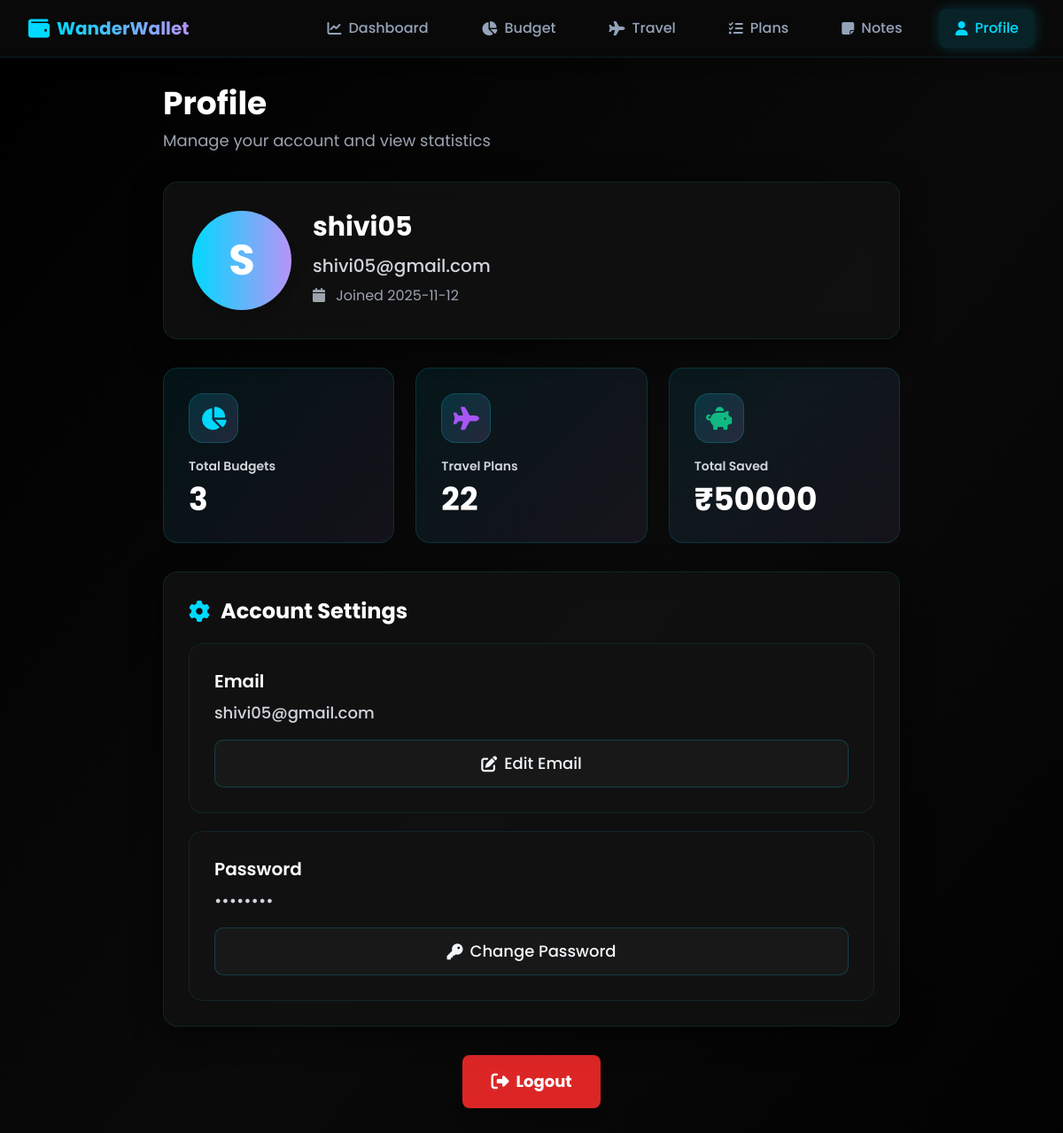
Page /profile (signed in) on the committed database.
### tables this page shows
CREATE TABLE users (
                id INTEGER PRIMARY KEY AUTOINCREMENT,
                username TEXT UNIQUE NOT NULL,
                email TEXT UNIQUE NOT NULL,
                password TEXT NOT NULL,
                created_at TIMESTAMP DEFAULT CURRENT_TIMESTAMP
            );

### app.py (the view)
@app.route('/profile')
@login_required
def profile():
    db = get_db()
    user = db.execute('SELECT * FROM users WHERE id = ?', (current_user.id,)).fetchone()
    total_budgets = db.execute('SELECT COUNT(*) as count FROM budgets WHERE user_id = ?',
                               (current_user.id,)).fetchone()['count']
    total_trips = db.execute('SELECT COUNT(*) as count FROM travel_plans WHERE user_id = ?',
                            (current_user.id,)).fetchone()['count']
    total_saved = db.execute('SELECT SUM(savings) as total FROM budgets WHERE user_id = ?',
                            (current_user.id,)).fetchone()['total'] or 0
    db.close()
    return render_template('profile.html',
                         user=user,
                         total_budgets=total_budgets,
                         total_trips=total_trips,
                         total_saved=total_saved)

### app.py (called while the page is built)
def get_db():
    conn = sqlite3.connect(DATABASE)
    conn.row_factory = sqlite3.Row
    return conn

@login_manager.user_loader
def load_user(user_id):
    db = get_db()
    user = db.execute('SELECT * FROM users WHERE id = ?', (user_id,)).fetchone()
    db.close()
    if user:
        return User(user['id'], user['username'], user['email'])
    return None

### templates/profile.html (shortened to what this page needs)
{% extends "base.html" %}
{% block content %}
<div class="min-h-screen bg-gradient-to-br from-dark-primary via-dark-secondary to-dark-primary py-8">
    <div class="max-w-4xl mx-auto px-4 sm:px-6 lg:px-8">
        <div class="mb-6 md:mb-8">
            <h1 class="text-3xl md:text-4xl font-bold mb-2 text-white">Profile</h1>
            <p class="text-gray-400 text-base md:text-lg">Manage your account and view statistics</p>
        </div>
        <div class="glass-card p-5 sm:p-6 md:p-8 mb-6 md:mb-8">
            <div class="flex flex-col items-center sm:flex-row sm:items-start">
                <div class="profile-avatar w-20 h-20 sm:w-24 sm:h-24 md:w-28 md:h-28 rounded-full bg-gradient-to-r from-teal-primary to-purple-primary flex items-center justify-center text-3xl sm:text-4xl md:text-5xl font-bold text-white mb-4 sm:mb-0 sm:mr-6 shadow-lg">
                    {{ user.username[0]|upper }}
                </div>
                <div class="text-center sm:text-left flex-1 w-full">
                    <h2 class="text-2xl sm:text-2xl md:text-3xl font-bold text-white mb-2 md:mb-3">{{ user.username }}</h2>
                    <p class="text-gray-300 text-lg sm:text-lg md:text-xl break-all mb-2 font-medium">{{ user.email }}</p>
                    <p class="text-base text-gray-400 mt-2 font-normal">
                        <i class="fas fa-calendar mr-2"></i>
                        Joined {{ user.created_at[:10] }}
                    </p>
                </div>
            </div>
        </div>
        <div class="grid grid-cols-1 sm:grid-cols-2 md:grid-cols-3 gap-5 md:gap-6 mb-6 md:mb-8">
            <div class="stat-card">
                <div class="icon-badge mb-4">
                    <i class="fas fa-chart-pie"></i>
                </div>
                <h3 class="text-gray-300 text-base md:text-sm mb-2 font-semibold">Total Budgets</h3>
                <p class="text-3xl md:text-4xl font-bold text-white">{{ total_budgets }}</p>
            </div>
            <div class="stat-card">
                <div class="icon-badge mb-4" style="color: #a855f7">
                    <i class="fas fa-plane"></i>
                </div>
                <h3 class="text-gray-300 text-base md:text-sm mb-2 font-semibold">Travel Plans</h3>
                <p class="text-3xl md:text-4xl font-bold text-white">{{ total_trips }}</p>
            </div>
            <div class="stat-card">
                <div class="icon-badge mb-4" style="color: #10b981">
                    <i class="fas fa-piggy-bank"></i>
                </div>
                <h3 class="text-gray-300 text-base md:text-sm mb-2 font-semibold">Total Saved</h3>
                <p class="text-3xl md:text-4xl font-bold text-white">₹{{ "%.0f"|format(total_saved) }}</p>
            </div>
        </div>
        <div class="glass-card p-5 sm:p-6 md:p-7 mb-6 md:mb-8">
            <h2 class="text-xl sm:text-2xl md:text-2xl font-bold mb-5 flex items-center text-white">
                <i class="fas fa-cog mr-3 text-teal-primary text-xl md:text-2xl"></i>
                Account Settings
            </h2>
            <div class="space-y-4 md:space-y-5">
                <div class="feature-card">
                    <div class="flex flex-col gap-4">
                        <div class="flex-1">
                            <h3 class="font-semibold text-white text-lg md:text-xl mb-2">Email</h3>
                            <p class="text-base md:text-lg text-gray-300 break-all font-medium" id="currentEmail">{{ user.email }}</p>
                        </div>
                        <button class="btn-secondary text-base md:text-lg px-5 py-3 w-full min-h-[52px]" onclick="openEditEmailModal()">
                            <i class="fas fa-edit mr-2"></i>Edit Email
                        </button>
                    </div>
                </div>
                <div class="feature-card">
                    <div class="flex flex-col gap-4">
                        <div class="flex-1">
                            <h3 class="font-semibold text-white text-lg md:text-xl mb-2">Password</h3>
                            <p class="text-base md:text-lg text-gray-300 font-medium">••••••••</p>
                        </div>
                        <button class="btn-secondary text-base md:text-lg px-5 py-3 w-full min-h-[52px]" onclick="openChangePasswordModal()">
                            <i class="fas fa-key mr-2"></i>Change Password
                        </button>
                    </div>
                </div>
            </div>
        </div>
        <div class="text-center mb-6 md:mb-8 px-2">
            <a href="{{ url_for('logout') }}" class="inline-flex w-full sm:w-auto px-8 py-4 bg-red-600 hover:bg-red-700 text-white font-bold text-lg rounded-lg transition-colors duration-200 shadow-lg hover:shadow-xl min-h-[56px] items-center justify-center">
                <i class="fas fa-sign-out-alt mr-2 text-xl"></i>Logout
            </a>
        </div>
    </div>
</div>
{% endblock %}

### static/css/style.css (style rules this page uses)
.glass-card { background: rgba(18, 18, 18, 0.8); backdrop-filter: blur(16px); border: 1px solid rgba(0, 217, 255, 0.1); border-radius: 1rem; box-shadow: 0 8px 32px 0 rgba(0, 0, 0, 0.6); transition: all 0.4s cubic-bezier(0.4, 0, 0.2, 1); }
.btn-secondary { background: rgba(26, 26, 26, 0.95); color: #f1f5f9; padding: 0.875rem 1.75rem; border-radius: 0.625rem; font-weight: 500; transition: all 0.3s ease; border: 1px solid rgba(0, 217, 255, 0.2); cursor: pointer; display: inline-flex; align-items: center; justify-content: center; }
.stat-card { background: linear-gradient(135deg, rgba(0, 217, 255, 0.08) 0%, rgba(183, 148, 246, 0.08) 100%); border: 1px solid rgba(0, 217, 255, 0.15); border-radius: 1rem; padding: 1.75rem; transition: all 0.4s cubic-bezier(0.4, 0, 0.2, 1); position: relative; overflow: hidden; }
.stat-card::before { content: ''; position: absolute; top: 0; left: 0; right: 0; height: 2px; background: linear-gradient(90deg, #00d9ff, #b794f6); opacity: 0; transition: opacity 0.3s ease; }
.icon-badge { width: 3.5rem; height: 3.5rem; border-radius: 1rem; display: flex; align-items: center; justify-content: center; font-size: 1.625rem; background: linear-gradient(135deg, rgba(0, 217, 255, 0.15) 0%, rgba(183, 148, 246, 0.15) 100%); color: #00d9ff; border: 1px solid rgba(0, 217, 255, 0.2); transition: all 0.3s ease; }
.feature-card { background: rgba(18, 18, 18, 0.9); border: 1px solid rgba(0, 217, 255, 0.1); border-radius: 1rem; padding: 1.75rem; transition: all 0.4s cubic-bezier(0.4, 0, 0.2, 1); }
:root { --bg-primary: #000000; --bg-secondary: #0a0a0a; --bg-accent: #1a1a1a; --bg-card: #121212; --text-primary: #f1f5f9; --text-secondary: #94a3b8; --border-color: rgba(0, 217, 255, 0.1); --glow-color: rgba(0, 217, 255, 0.3); }

### rows in the picture
users: username "S", username "shivi05", email "shivi05@gmail.com", created_at "2025-11-12"

### other values in the picture
{{ total_budgets }} "3"
{{ total_trips }} "22"
{{ "%.0f"|format(total_saved) }} "50000"
